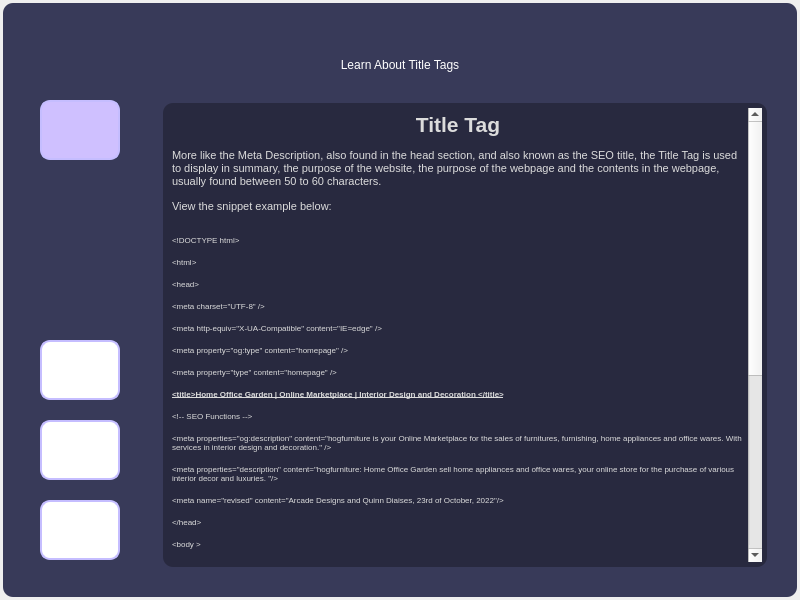
<?xml version="1.0" encoding="UTF-8"?>
<ui version="4.0">
 <class>Dialog</class>
 <widget class="QDialog" name="Dialog">
  <property name="geometry">
   <rect>
    <x>0</x>
    <y>0</y>
    <width>800</width>
    <height>600</height>
   </rect>
  </property>
  <property name="windowTitle">
   <string>Dialog</string>
  </property>
  <widget class="QWidget" name="widget" native="true">
   <property name="geometry">
    <rect>
     <x>0</x>
     <y>0</y>
     <width>800</width>
     <height>600</height>
    </rect>
   </property>
   <property name="styleSheet">
    <string notr="true">QWidget#widget{
	background-color: rgb(56, 58, 89);
	color: rgb(220, 220, 220);
	border-radius: 10px;
	margin: 3px;
}</string>
   </property>
   <widget class="QPushButton" name="home">
    <property name="geometry">
     <rect>
      <x>40</x>
      <y>100</y>
      <width>80</width>
      <height>60</height>
     </rect>
    </property>
    <property name="styleSheet">
     <string notr="true">QPushButton{
	border-radius: 10px;
	font: 85 10pt &quot;Times New Roman&quot;;
	color: #ffffff;
	border: 2px solid rgb(197, 189, 255);
	background: #cfc0ff;
}
QPushButton:hover{
	font: 85 10pt &quot;Times New Roman&quot;;
	color:#cfc0ff;
	border: 2px solid #aaaaff;
	background: #cfc0ff;
}</string>
    </property>
    <property name="text">
     <string/>
    </property>
    <property name="icon">
     <iconset>
      <normaloff>../../SEO_Character_Guide/backgroundiconimages.jpeg</normaloff>../../SEO_Character_Guide/backgroundiconimages.jpeg</iconset>
    </property>
    <property name="iconSize">
     <size>
      <width>60</width>
      <height>40</height>
     </size>
    </property>
   </widget>
   <widget class="QPushButton" name="goback">
    <property name="geometry">
     <rect>
      <x>40</x>
      <y>500</y>
      <width>80</width>
      <height>60</height>
     </rect>
    </property>
    <property name="styleSheet">
     <string notr="true">QPushButton{
	border-radius: 10px;
	font: 85 10pt &quot;Times New Roman&quot;;
	color: #ffffff;
	border: 2px solid rgb(197, 189, 255);
	background: rgb(255, 255, 255);
}
QPushButton:hover{
	font: 85 10pt &quot;Times New Roman&quot;;
	color:#cfc0ff;
	border: 2px solid #aaaaff;
	background: rgb(255, 255, 255);
}</string>
    </property>
    <property name="text">
     <string/>
    </property>
    <property name="icon">
     <iconset>
      <normaloff>../../SEO_Character_Guide/backimages.jpeg</normaloff>../../SEO_Character_Guide/backimages.jpeg</iconset>
    </property>
    <property name="iconSize">
     <size>
      <width>60</width>
      <height>40</height>
     </size>
    </property>
   </widget>
   <widget class="QPushButton" name="settings">
    <property name="geometry">
     <rect>
      <x>40</x>
      <y>340</y>
      <width>80</width>
      <height>60</height>
     </rect>
    </property>
    <property name="styleSheet">
     <string notr="true">QPushButton{
	border-radius: 10px;
	font: 85 10pt &quot;Times New Roman&quot;;
	color: #ffffff;
	border: 2px solid rgb(197, 189, 255);
	background: rgb(255, 255, 255);
}
QPushButton:hover{
	font: 85 10pt &quot;Times New Roman&quot;;
	color:#cfc0ff;
	border: 2px solid #aaaaff;
	background: rgb(255, 255, 255);
}</string>
    </property>
    <property name="text">
     <string/>
    </property>
    <property name="icon">
     <iconset>
      <normaloff>../../SEO_Character_Guide/settings.jpg</normaloff>../../SEO_Character_Guide/settings.jpg</iconset>
    </property>
    <property name="iconSize">
     <size>
      <width>60</width>
      <height>40</height>
     </size>
    </property>
   </widget>
   <widget class="QPushButton" name="menu">
    <property name="geometry">
     <rect>
      <x>40</x>
      <y>420</y>
      <width>80</width>
      <height>60</height>
     </rect>
    </property>
    <property name="styleSheet">
     <string notr="true">QPushButton{
	border-radius: 10px;
	font: 85 10pt &quot;Times New Roman&quot;;
	color: #ffffff;
	border: 2px solid rgb(197, 189, 255);
	background: rgb(255, 255, 255);
}
QPushButton:hover{
	font: 85 10pt &quot;Times New Roman&quot;;
	color:#cfc0ff;
	border: 2px solid #aaaaff;
	background: rgb(255, 255, 255);
}</string>
    </property>
    <property name="text">
     <string/>
    </property>
    <property name="icon">
     <iconset>
      <normaloff>../../SEO_Character_Guide/menu.jpg</normaloff>../../SEO_Character_Guide/menu.jpg</iconset>
    </property>
    <property name="iconSize">
     <size>
      <width>60</width>
      <height>40</height>
     </size>
    </property>
   </widget>
   <widget class="QTextBrowser" name="textBrowser_2">
    <property name="geometry">
     <rect>
      <x>160</x>
      <y>100</y>
      <width>610</width>
      <height>470</height>
     </rect>
    </property>
    <property name="styleSheet">
     <string notr="true">QTextBrowser{
	background-color: rgba(0, 0, 0, 75);
	color: rgb(220, 220, 220);
	border-radius: 10px;
	margin: 3px;
	padding: 5px;
}

QTextBrowser:hover{
	border: 3px solid rgb(230, 208, 255);
}</string>
    </property>
    <property name="html">
     <string>&lt;!DOCTYPE HTML PUBLIC &quot;-//W3C//DTD HTML 4.0//EN&quot; &quot;http://www.w3.org/TR/REC-html40/strict.dtd&quot;&gt;
&lt;html&gt;&lt;head&gt;&lt;meta name=&quot;qrichtext&quot; content=&quot;1&quot; /&gt;&lt;style type=&quot;text/css&quot;&gt;
p, li { white-space: pre-wrap; }
&lt;/style&gt;&lt;/head&gt;&lt;body style=&quot; font-family:'MS Shell Dlg 2'; font-size:8.25pt; font-weight:400; font-style:normal;&quot;&gt;
&lt;p align=&quot;center&quot; style=&quot; margin-top:12px; margin-bottom:12px; margin-left:0px; margin-right:0px; -qt-block-indent:0; text-indent:0px;&quot;&gt;&lt;span style=&quot; font-size:16pt; font-weight:600;&quot;&gt;Title Tag&lt;/span&gt;&lt;/p&gt;
&lt;p style=&quot; margin-top:12px; margin-bottom:12px; margin-left:0px; margin-right:0px; -qt-block-indent:0; text-indent:0px;&quot;&gt;&lt;span style=&quot; font-size:8pt;&quot;&gt;More like the Meta Description, also found in the head section, and also known as the SEO title, the Title Tag is used to display in summary, the purpose of the website, the purpose of the webpage and the contents in the webpage, usually found between 50 to 60 characters. &lt;/span&gt;&lt;/p&gt;
&lt;p style=&quot; margin-top:12px; margin-bottom:12px; margin-left:0px; margin-right:0px; -qt-block-indent:0; text-indent:0px;&quot;&gt;&lt;span style=&quot; font-size:8pt;&quot;&gt;View the snippet example below: &lt;/span&gt;&lt;/p&gt;
&lt;p style=&quot;-qt-paragraph-type:empty; margin-top:0px; margin-bottom:0px; margin-left:0px; margin-right:0px; -qt-block-indent:0; text-indent:0px; font-size:6pt;&quot;&gt;&lt;br /&gt;&lt;/p&gt;
&lt;p style=&quot; margin-top:0px; margin-bottom:0px; margin-left:0px; margin-right:0px; -qt-block-indent:0; text-indent:0px;&quot;&gt;&lt;span style=&quot; font-size:6pt;&quot;&gt;&amp;lt;!DOCTYPE html&amp;gt;&lt;/span&gt;&lt;/p&gt;
&lt;p style=&quot; margin-top:12px; margin-bottom:12px; margin-left:0px; margin-right:0px; -qt-block-indent:0; text-indent:0px;&quot;&gt;&lt;span style=&quot; font-size:6pt;&quot;&gt;&amp;lt;html&amp;gt;&lt;/span&gt;&lt;/p&gt;
&lt;p style=&quot; margin-top:12px; margin-bottom:12px; margin-left:0px; margin-right:0px; -qt-block-indent:0; text-indent:0px;&quot;&gt;&lt;span style=&quot; font-size:6pt;&quot;&gt;&amp;lt;head&amp;gt;&lt;/span&gt;&lt;/p&gt;
&lt;p style=&quot; margin-top:12px; margin-bottom:12px; margin-left:0px; margin-right:0px; -qt-block-indent:0; text-indent:0px;&quot;&gt;&lt;span style=&quot; font-size:6pt;&quot;&gt;&amp;lt;meta charset=&amp;quot;UTF-8&amp;quot; /&amp;gt;&lt;/span&gt;&lt;/p&gt;
&lt;p style=&quot; margin-top:12px; margin-bottom:12px; margin-left:0px; margin-right:0px; -qt-block-indent:0; text-indent:0px;&quot;&gt;&lt;span style=&quot; font-size:6pt;&quot;&gt;&amp;lt;meta http-equiv=&amp;quot;X-UA-Compatible&amp;quot; content=&amp;quot;IE=edge&amp;quot; /&amp;gt;&lt;/span&gt;&lt;/p&gt;
&lt;p style=&quot; margin-top:12px; margin-bottom:12px; margin-left:0px; margin-right:0px; -qt-block-indent:0; text-indent:0px;&quot;&gt;&lt;span style=&quot; font-size:6pt;&quot;&gt;&amp;lt;meta property=&amp;quot;og:type&amp;quot; content=&amp;quot;homepage&amp;quot; /&amp;gt;&lt;/span&gt;&lt;/p&gt;
&lt;p style=&quot; margin-top:12px; margin-bottom:12px; margin-left:0px; margin-right:0px; -qt-block-indent:0; text-indent:0px;&quot;&gt;&lt;span style=&quot; font-size:6pt;&quot;&gt;&amp;lt;meta property=&amp;quot;type&amp;quot; content=&amp;quot;homepage&amp;quot; /&amp;gt;&lt;/span&gt;&lt;/p&gt;
&lt;p style=&quot; margin-top:12px; margin-bottom:12px; margin-left:0px; margin-right:0px; -qt-block-indent:0; text-indent:0px;&quot;&gt;&lt;span style=&quot; font-size:6pt; font-weight:600; text-decoration: underline;&quot;&gt;&amp;lt;title&amp;gt;Home Office Garden | Online Marketplace | Interior Design and Decoration &amp;lt;/title&amp;gt;&lt;/span&gt;&lt;/p&gt;
&lt;p style=&quot; margin-top:12px; margin-bottom:12px; margin-left:0px; margin-right:0px; -qt-block-indent:0; text-indent:0px;&quot;&gt;&lt;span style=&quot; font-size:6pt;&quot;&gt;&amp;lt;!-- SEO Functions --&amp;gt;&lt;/span&gt;&lt;/p&gt;
&lt;p style=&quot; margin-top:12px; margin-bottom:12px; margin-left:0px; margin-right:0px; -qt-block-indent:0; text-indent:0px;&quot;&gt;&lt;span style=&quot; font-size:6pt;&quot;&gt;&amp;lt;meta properties=&amp;quot;og:description&amp;quot; content=&amp;quot;hogfurniture is your Online Marketplace for the sales of furnitures, furnishing, home appliances and office wares. With services in interior design and decoration.&amp;quot; /&amp;gt;&lt;/span&gt;&lt;/p&gt;
&lt;p style=&quot; margin-top:12px; margin-bottom:12px; margin-left:0px; margin-right:0px; -qt-block-indent:0; text-indent:0px;&quot;&gt;&lt;span style=&quot; font-size:6pt;&quot;&gt;&amp;lt;meta properties=&amp;quot;description&amp;quot; content=&amp;quot;hogfurniture: Home Office Garden sell home appliances and office wares, your online store for the purchase of various interior decor and luxuries. &amp;quot;/&amp;gt;&lt;/span&gt;&lt;/p&gt;
&lt;p style=&quot; margin-top:12px; margin-bottom:12px; margin-left:0px; margin-right:0px; -qt-block-indent:0; text-indent:0px;&quot;&gt;&lt;span style=&quot; font-size:6pt;&quot;&gt;&amp;lt;meta name=&amp;quot;revised&amp;quot; content=&amp;quot;Arcade Designs and Quinn Diaises, 23rd of October, 2022&amp;quot;/&amp;gt;&lt;/span&gt;&lt;/p&gt;
&lt;p style=&quot; margin-top:12px; margin-bottom:12px; margin-left:0px; margin-right:0px; -qt-block-indent:0; text-indent:0px;&quot;&gt;&lt;span style=&quot; font-size:6pt;&quot;&gt;&amp;lt;/head&amp;gt;&lt;/span&gt;&lt;/p&gt;
&lt;p style=&quot; margin-top:12px; margin-bottom:12px; margin-left:0px; margin-right:0px; -qt-block-indent:0; text-indent:0px;&quot;&gt;&lt;span style=&quot; font-size:6pt;&quot;&gt;&amp;lt;body &amp;gt;&lt;/span&gt;&lt;/p&gt;
&lt;p style=&quot; margin-top:12px; margin-bottom:12px; margin-left:0px; margin-right:0px; -qt-block-indent:0; text-indent:0px;&quot;&gt;&lt;span style=&quot; font-size:6pt;&quot;&gt;&amp;lt;/body&amp;gt;&lt;/span&gt;&lt;/p&gt;
&lt;p style=&quot; margin-top:12px; margin-bottom:12px; margin-left:0px; margin-right:0px; -qt-block-indent:0; text-indent:0px;&quot;&gt;&lt;span style=&quot; font-size:6pt;&quot;&gt;&amp;lt;/html&amp;gt; &lt;/span&gt;&lt;/p&gt;
&lt;p style=&quot;-qt-paragraph-type:empty; margin-top:12px; margin-bottom:12px; margin-left:0px; margin-right:0px; -qt-block-indent:0; text-indent:0px; font-size:6pt;&quot;&gt;&lt;br /&gt;&lt;/p&gt;
&lt;p style=&quot; margin-top:12px; margin-bottom:12px; margin-left:0px; margin-right:0px; -qt-block-indent:0; text-indent:0px;&quot;&gt;&lt;span style=&quot; font-size:8pt;&quot;&gt;Upon examination of the snippet, it can be understood how limited, precise and informative Title Tags should be, examine the snippet to fully understand further: &lt;/span&gt;&lt;/p&gt;
&lt;p style=&quot; margin-top:12px; margin-bottom:12px; margin-left:0px; margin-right:0px; -qt-block-indent:0; text-indent:0px;&quot;&gt;&lt;span style=&quot; font-size:8pt;&quot;&gt;________________________________________________________________________________&lt;/span&gt;&lt;/p&gt;
&lt;p style=&quot; margin-top:12px; margin-bottom:12px; margin-left:0px; margin-right:0px; -qt-block-indent:0; text-indent:0px;&quot;&gt;&lt;span style=&quot; font-size:7pt; font-weight:600; text-decoration: underline;&quot;&gt;SEO URL LINK:&lt;/span&gt;&lt;span style=&quot; font-size:7pt; font-weight:600;&quot;&gt;		https://www.quinndaisies.com&lt;/span&gt;&lt;span style=&quot; font-size:10pt; font-weight:600;&quot;&gt; &lt;/span&gt;&lt;span style=&quot; font-size:6pt; font-weight:600;&quot;&gt;&amp;gt;&lt;/span&gt;&lt;span style=&quot; font-size:10pt; font-weight:600;&quot;&gt; &lt;/span&gt;&lt;span style=&quot; font-size:7pt; font-weight:600;&quot;&gt;SEO Learning Center&lt;/span&gt;&lt;/p&gt;
&lt;p style=&quot; margin-top:12px; margin-bottom:12px; margin-left:0px; margin-right:0px; -qt-block-indent:0; text-indent:0px;&quot;&gt;&lt;span style=&quot; font-size:7pt; font-weight:600; text-decoration: underline;&quot;&gt;SEO TITLE TAG	:&lt;/span&gt;&lt;span style=&quot; font-size:7pt; font-weight:600;&quot;&gt;	&lt;/span&gt;&lt;span style=&quot; font-size:16pt; font-weight:600;&quot;&gt;What Are Title Tags?&lt;/span&gt;&lt;/p&gt;
&lt;p style=&quot; margin-top:12px; margin-bottom:12px; margin-left:0px; margin-right:0px; -qt-block-indent:0; text-indent:0px;&quot;&gt;&lt;span style=&quot; font-size:7pt; font-weight:600; text-decoration: underline;&quot;&gt;SEO TITLE DESCRIPTION:&lt;/span&gt;	A title tag is an HTML element that specifies the title of Web Page. 				Title Tags are displayed in SERPs and are important for usability, 					SEO, ...&lt;/p&gt;
&lt;p style=&quot; margin-top:12px; margin-bottom:12px; margin-left:0px; margin-right:0px; -qt-block-indent:0; text-indent:0px;&quot;&gt;&lt;span style=&quot; font-size:8pt;&quot;&gt;________________________________________________________________________________&lt;/span&gt;&lt;/p&gt;
&lt;p style=&quot; margin-top:12px; margin-bottom:12px; margin-left:0px; margin-right:0px; -qt-block-indent:0; text-indent:0px;&quot;&gt;@Quinn Daisies&lt;/p&gt;
&lt;p style=&quot; margin-top:12px; margin-bottom:12px; margin-left:0px; margin-right:0px; -qt-block-indent:0; text-indent:0px;&quot;&gt;Ebire Folayemi Michael&lt;/p&gt;&lt;/body&gt;&lt;/html&gt;</string>
    </property>
   </widget>
   <widget class="QLabel" name="label_2">
    <property name="geometry">
     <rect>
      <x>250</x>
      <y>50</y>
      <width>300</width>
      <height>30</height>
     </rect>
    </property>
    <property name="styleSheet">
     <string notr="true">QLabel{
	color: #ffffff;
	font: 8pt &quot;Georgia&quot;;
}</string>
    </property>
    <property name="text">
     <string>Learn About Title Tags</string>
    </property>
    <property name="alignment">
     <set>Qt::AlignCenter</set>
    </property>
   </widget>
  </widget>
 </widget>
 <resources/>
 <connections/>
</ui>
